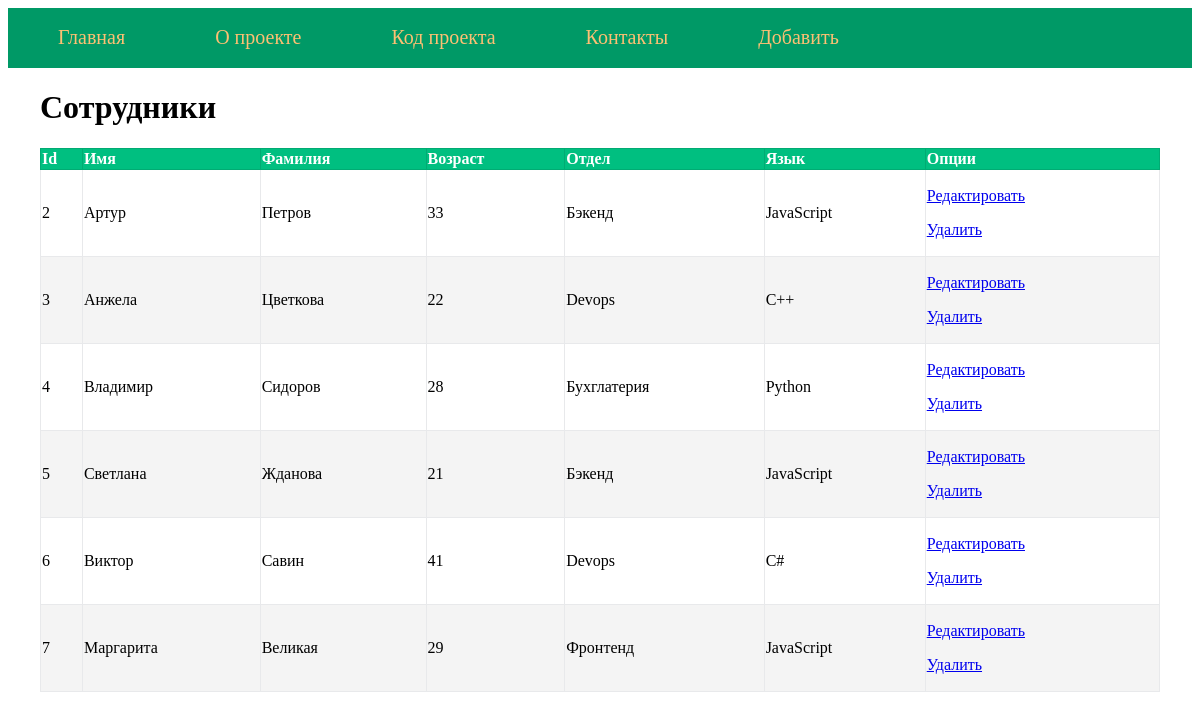
The app's page / (signed in) with its own data.
### application/models.py (models this page shows, shortened)
class Employee(models.Model):
    first_name = models.CharField(max_length=50, verbose_name='Имя сотрудника')
    last_name = models.CharField(max_length=100, verbose_name='Фамилия сотрудника')
    age = models.PositiveIntegerField(verbose_name='Возраст сотрудника')
    gender = models.CharField(max_length=20, verbose_name='Пол', choices=[('M', 'Мужской'), ('F', 'Женский')],
                              blank=True)
    departament = models.ForeignKey(Departament, blank=False, verbose_name='Департамент', on_delete=models.CASCADE)
    programing_language = models.ForeignKey(ProgramingLanguage, blank=False,
                                            verbose_name='Язык программирования',
                                            on_delete=models.CASCADE)
    def get_absolute_url(self):
        return reverse('edit', kwargs={'pk': self.pk})
    def get_delete_url(self):
        return reverse('delete', kwargs={'pk': self.pk})
    class Meta:
        verbose_name = 'Сотрудник'
        verbose_name_plural = 'Сотрудники'

class Departament(models.Model):
    name = models.CharField(max_length=50, verbose_name='Название отдела')
    floor = models.PositiveIntegerField(verbose_name='Этаж')
    def __str__(self):
        return self.name
    class Meta:
        verbose_name = 'Отдел'
        verbose_name_plural = 'Отделы'

class ProgramingLanguage(models.Model):
    name = models.CharField(max_length=50, verbose_name='Язык программирования(категория)')
    def __str__(self):
        return self.name
    class Meta:
        verbose_name = 'Язык программирования'
        verbose_name_plural = 'Языки программирования'

### application/views.py (the view)
# urls.py: path('', ApplicationHome.as_view(), name='home'),
class ApplicationHome(DataMixin, ListView):
    template_name = 'application/index.html'  # путь до шаблона
    context_object_name = 'employees'  # имя контекста
    def get_context_data(self, *, object_list=None, **kwargs):
        context = super().get_context_data(**kwargs)
        c_def = self.get_user_context(title='Сотрудники')
        return context | c_def
    def get_queryset(self):
        return Employee.objects.all()

### application/utils.py (called while the page is built)
    def get_user_context(self, **kwargs):
        context = kwargs
        user_menu = menu.copy()
        if not self.request.user.is_authenticated:
            user_menu.pop(4)
        context['menu'] = user_menu
        return context

### application/templates/application/index.html (shortened to what this page needs)
{% extends 'application/base.html' %}
{% block content %}
    <div class="content">
        <div class="title-main"><h1>{{ title }}</h1></div>
        <table>
            <thead>
            <tr>
                <td>Id</td>
                <td>Имя</td>
                <td>Фамилия</td>
                <td>Возраст</td>
                <td>Отдел</td>
                <td>Язык</td>
                <td>Опции</td>
            </tr>
            </thead>
            <tbody>
            {% for e in employees %}
                <tr>
                    <td>{{ e.id }}</td>
                    <td>{{ e.first_name }}</td>
                    <td>{{ e.last_name }}</td>
                    <td>{{ e.age }}</td>
                    <td>{{ e.departament }}</td>
                    <td>{{ e.programing_language }}</td>
                    <td><p><a href="{{ e.get_absolute_url }}">Редактировать</a></p><p><a
                            href="{{ e.get_delete_url }}">Удалить</a></p></td>
                </tr>
            {% endfor %}
            </tbody>
        </table>
    </div>
{% endblock %}

### application/static/application/css/styles.css (style rules this page uses)
table { width: 100%; border-collapse: collapse; }
table thead tr { color: #ffffff; font-weight: bold; background: #00bf80; }
table thead tr td { border: 1px solid #01ab73; }
table tbody tr td { border: 1px solid #e8e9eb; }
table tbody tr:nth-child(2n) { background: #f4f4f4; }
div.content { margin: 10px; margin-left: auto; margin-right: auto; width: 70em }

### records on screen
Employee: id "2", first_name "Артур", last_name "Петров", age "33", departament "Бэкенд", programing_language "JavaScript"
Employee: id "3", first_name "Анжела", last_name "Цветкова", age "22", departament "Devops", programing_language "C++"
Employee: id "4", first_name "Владимир", last_name "Сидоров", age "28", departament "Бухглатерия", programing_language "Python"
Employee: id "5", first_name "Светлана", last_name "Жданова", age "21", departament "Бэкенд", programing_language "JavaScript"
Employee: id "6", first_name "Виктор", last_name "Савин", age "41", departament "Devops", programing_language "C#"
Employee: id "7", first_name "Маргарита", last_name "Великая", age "29", departament "Фронтенд", programing_language "JavaScript"

### other values on screen
{{ m.title }} "Главная" "О проекте" "Код проекта" "Контакты" "Добавить"
{{ title }} "Сотрудники"
